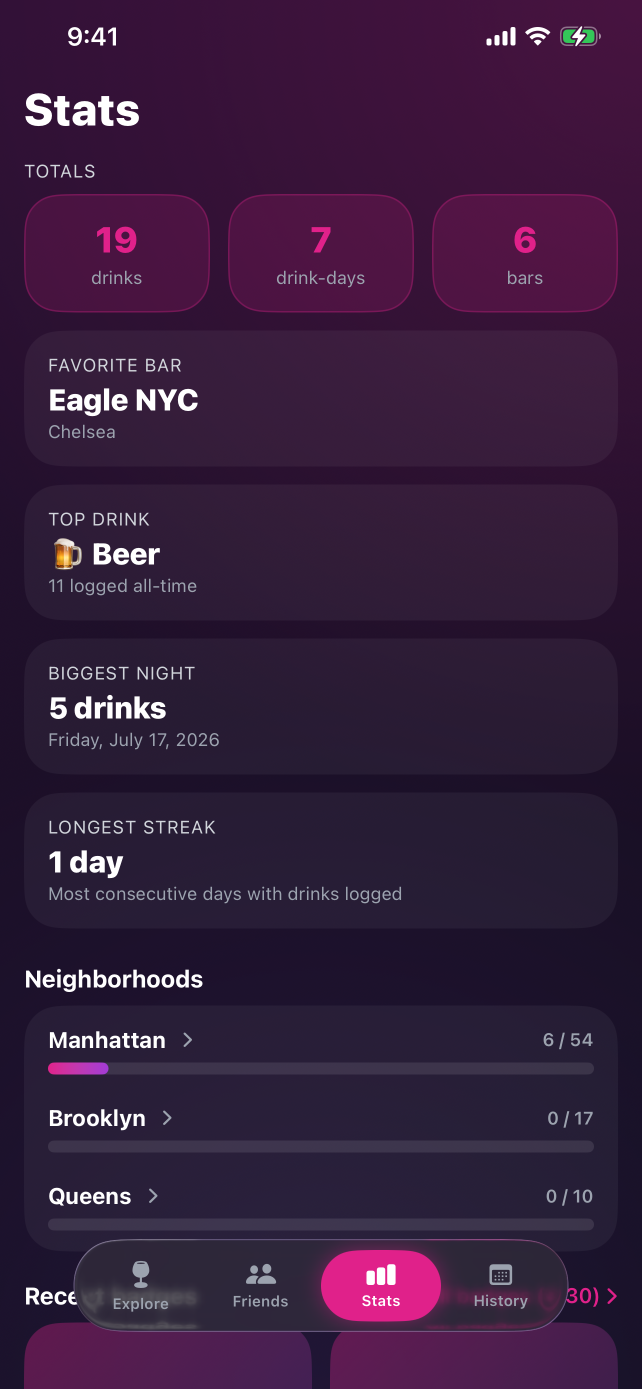
#> input picture docs/appstore/screenshots/stats.png, 1284 x 2778 px, found by its file name (shown at 1/2 size); its folder holds 7 pictures in this run; the run also reads 1 picture not shown here
$ python gen_post.py
#> lines starting #> are read from the running program, lines starting #| are printed output that depends on the picture; after the words box and inside, x2 and y2 are one past the last pixel; in counts of white or black regions, pixels touching at a corner belong together
import os, math
from PIL import Image, ImageDraw, ImageFilter, ImageFont

REPO = os.path.expanduser("~/mnt/nyc_gay_bars _xcode")
SHOTS = os.path.join(REPO, "docs/appstore/screenshots")
ICON  = os.path.join(REPO, "NYCGayBars/Assets.xcassets/AppIcon.appiconset/icon.png")
OUT   = os.path.join(REPO, "docs/marketing/instagram")
os.makedirs(OUT, exist_ok=True)

GF = "/usr/share/fonts/truetype/google-fonts/"
def f(w, s):
    return ImageFont.truetype(GF + "Poppins-" + w + ".ttf", s)

S = 1080
PINK   = (224, 33, 138)
VIOLET = (162, 59, 214)
GOLD   = (227, 179, 65)
PLUM   = (42, 16, 51)
DEEP   = (18, 15, 29)
WHITE  = (255, 255, 255)
GRAY   = (176, 168, 190)
PRIDE  = [(228,3,3),(255,140,0),(255,237,0),(0,128,38),(0,77,255),(117,7,135)]

def bg():
    top, bot = (48, 18, 58), (14, 11, 24)
    im = Image.new("RGB", (2, S))
    d = ImageDraw.Draw(im)
    for y in range(S):
        t = y / (S - 1)
        t = t ** 0.85
        d.line([(0, y), (2, y)], fill=tuple(int(top[i] + (bot[i]-top[i])*t) for i in range(3)))
    im = im.resize((S, S))
    for (cx, cy, r, col, a) in [(0.10,0.02,0.62,PINK,120),(0.98,0.30,0.55,VIOLET,95),(0.55,1.05,0.55,(90,30,160),80)]:
        im = glow(im, cx, cy, r, col, a)
    return im

def glow(im, cx, cy, r, col, a):
    n = 180
    m = Image.new("L", (n, n), 0)
    md = ImageDraw.Draw(m)
    steps = 48
    for i in range(steps, 0, -1):
        rr = n/2 * i/steps
        v = int(a * (1 - i/steps) ** 2.1)
        md.ellipse([n/2-rr, n/2-rr, n/2+rr, n/2+rr], fill=v)
    m = m.filter(ImageFilter.GaussianBlur(6)).resize((int(S*r*2), int(S*r*2)))
    layer = Image.new("RGB", im.size, col)
    full = Image.new("L", im.size, 0)
    full.paste(m, (int(S*cx - S*r), int(S*cy - S*r)))
    return Image.composite(Image.blend(im, layer, 1.0), im, full.point(lambda v: v))

def rounded(img, rad):
    m = Image.new("L", img.size, 0)
    ImageDraw.Draw(m).rounded_rectangle([0, 0, img.size[0]-1, img.size[1]-1], rad, fill=255)
    out = img.convert("RGBA")
    out.putalpha(m)
    return out

def phone(name, w):
#> called with name = 'stats.png', w = 292
    src = Image.open(os.path.join(SHOTS, name)).convert("RGB")
    h = int(src.height * w / src.width)
#> h = 631
    src = src.resize((w, h), Image.LANCZOS)
#> src: PIL image 292x631 RGB
    rad = int(w * 0.085)
    screen = rounded(src, rad)
#> in rounded, `m = Image.new("L", img.size, 0)`: m: PIL image 292x631 L; every value is 0
#> in rounded, `ImageDraw.Draw(m).rounded_rectangle([0, 0, img.size[0]-1, img.size[1]-..`:
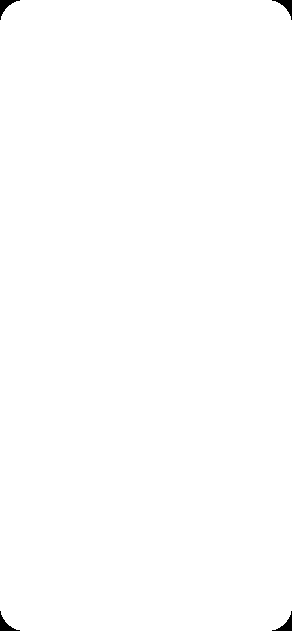
#> m: PIL image 292x631 L; 99.7% white; 4 black regions, box (x1, y1, x2, y2) and area: (0, 0, 20, 20) 131, (272, 0, 292, 20) 131, (0, 611, 20, 631) 131, (272, 611, 292, 631) 131
    bez = int(w * 0.022)
    W, H = w + bez*2, h + bez*2
#> W = 304; H = 643
    body = Image.new("RGBA", (W, H), (0, 0, 0, 0))
#> body: PIL image 304x643 RGBA; every value is 0
    bd = ImageDraw.Draw(body)
    bd.rounded_rectangle([0, 0, W-1, H-1], rad + bez, fill=(10, 8, 16, 255))
    bd.rounded_rectangle([0, 0, W-1, H-1], rad + bez, outline=(255, 255, 255, 60), width=3)
    body.alpha_composite(screen, (bez, bez))
    return body

def place(canvas, obj, x, y, angle=0, shadow=True, halo=(224, 33, 138)):
#> called with x = 92, y = 648, angle = -10, shadow = True, halo = (224, 33, 138)
    if angle:
        obj = obj.rotate(angle, resample=Image.BICUBIC, expand=True)
    if halo:
        pad = 90
        hl = Image.new("RGBA", (obj.width + pad*2, obj.height + pad*2), (0, 0, 0, 0))
#> hl: PIL image 592x867 RGBA; every value is 0
        a = obj.split()[3].point(lambda v: int(v * 0.55))
        col = Image.new("RGBA", obj.size, halo + (255,)); col.putalpha(a)
        hl.alpha_composite(col, (pad, pad))
        hl = hl.filter(ImageFilter.GaussianBlur(48))
        canvas.alpha_composite(hl, (x - pad, y - pad))
    if shadow:
        sh = Image.new("RGBA", (obj.width + 160, obj.height + 160), (0, 0, 0, 0))
#> sh: PIL image 572x847 RGBA; every value is 0
        a = obj.split()[3].point(lambda v: int(v * 0.62))
        blk = Image.new("RGBA", obj.size, (0, 0, 0, 255)); blk.putalpha(a)
        sh.alpha_composite(blk, (80, 80))
        sh = sh.filter(ImageFilter.GaussianBlur(34))
        canvas.alpha_composite(sh, (x - 80, y - 60))
    canvas.alpha_composite(obj, (x, y))

# [70 lines left out: functions track, wrap, pride_bar, chrome, headline_block, slide_content, not called in this run]

def slide_cover(total):
    c = bg().convert("RGBA")
    place(c, phone("stats.png", 292), 92, 648, angle=-10)
    place(c, phone("history.png", 320), 382, 622, angle=0)
#> call 2 of phone, with name = 'history.png', w = 320
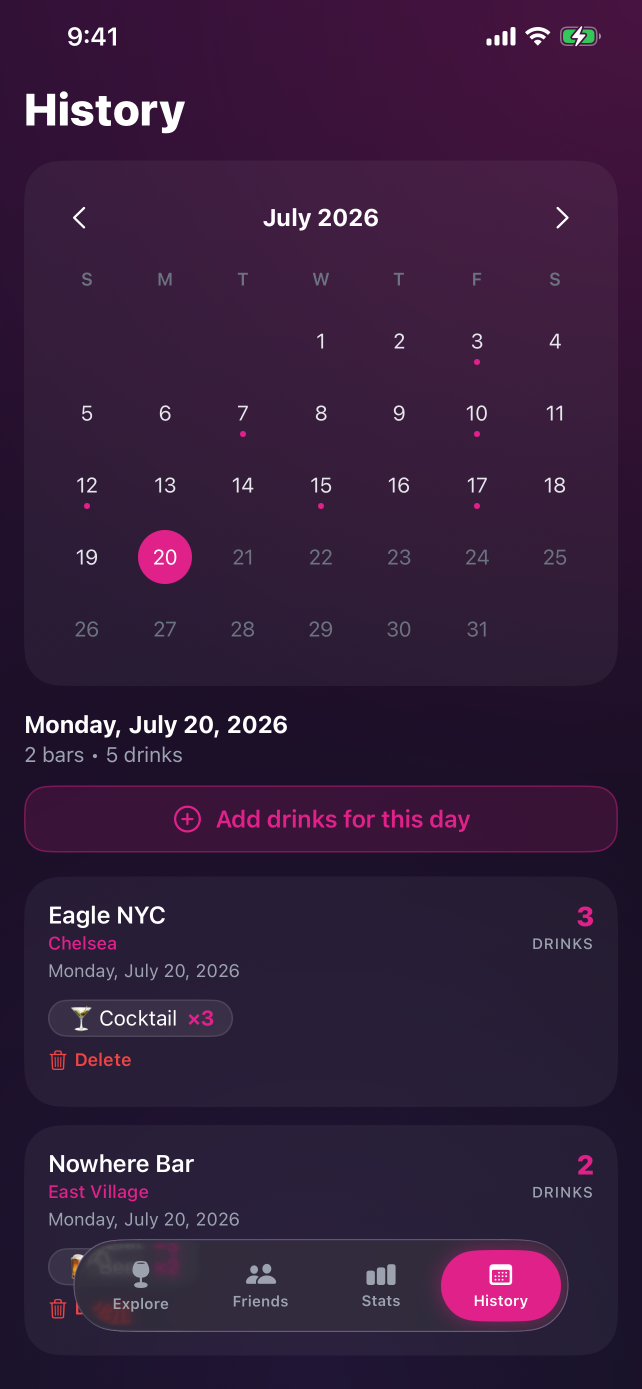
#> input picture docs/appstore/screenshots/history.png, 1284 x 2778 px, found by its file name (shown at 1/2 size)
#> in rounded (call 2), `m = Image.new("L", img.size, 0)`: m: PIL image 320x692 L; every value is 0
#> in rounded (call 2), `ImageDraw.Draw(m).rounded_rectangle([0, 0, img.size[0]-1, img.size[1]-..`: m: PIL image 320x692 L; 99.7% white; 4 black regions, box (x1, y1, x2, y2) and area: (0, 0, 22, 22) 164, (298, 0, 320, 22) 164, (0, 670, 22, 692) 164, (298, 670, 320, 692) 164
#> in phone (call 2), `body = Image.new("RGBA", (W, H), (0, 0, 0, 0))`: body: PIL image 334x706 RGBA; every value is 0
#> in phone (call 2), `body.alpha_composite(screen, (bez, bez))`:
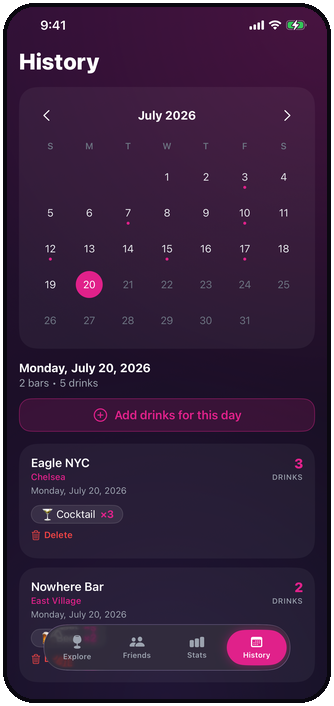
#> body: PIL image 334x706 RGBA; mean R, G, B, A 56.1, 34.5, 62.6, 248.9; transparent parts drawn white
#> call 2 of place, with x = 382, y = 622, angle = 0, shadow = True, halo = (224, 33, 138)
#> in place (call 2), `pad = 90`: pad = 90
#> in place (call 2), `hl = Image.new("RGBA", (obj.width + pad*2, obj.height + pad*2), (0, 0,..`: hl: PIL image 514x886 RGBA; every value is 0
#> in place (call 2), `a = obj.split()[3].point(lambda v: int(v * 0.55))`:
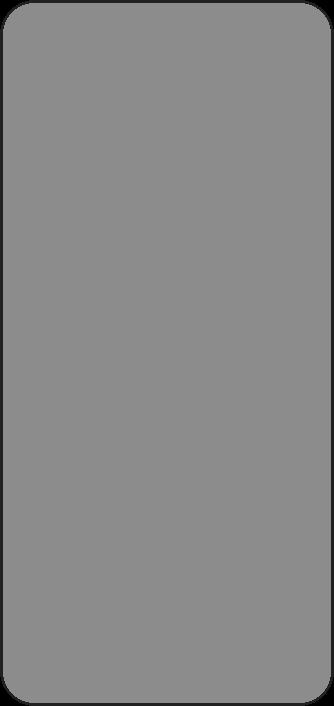
#> a: PIL image 334x706 L; min 0, max 140, mean 136.7
#> in place (call 2), `col.putalpha(a)`:
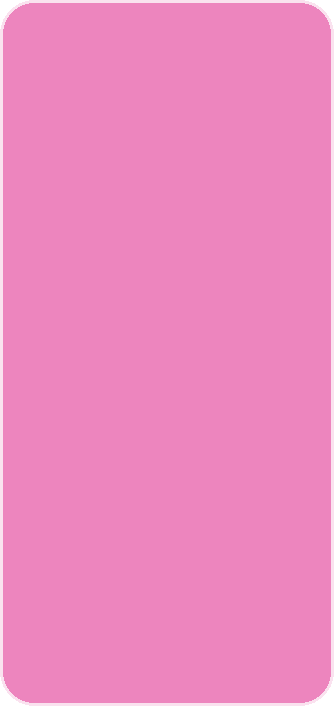
#> col: PIL image 334x706 RGBA; mean R, G, B, A 224, 33, 138, 136.7; transparent parts drawn white
#> in place (call 2), `hl = hl.filter(ImageFilter.GaussianBlur(48))`:
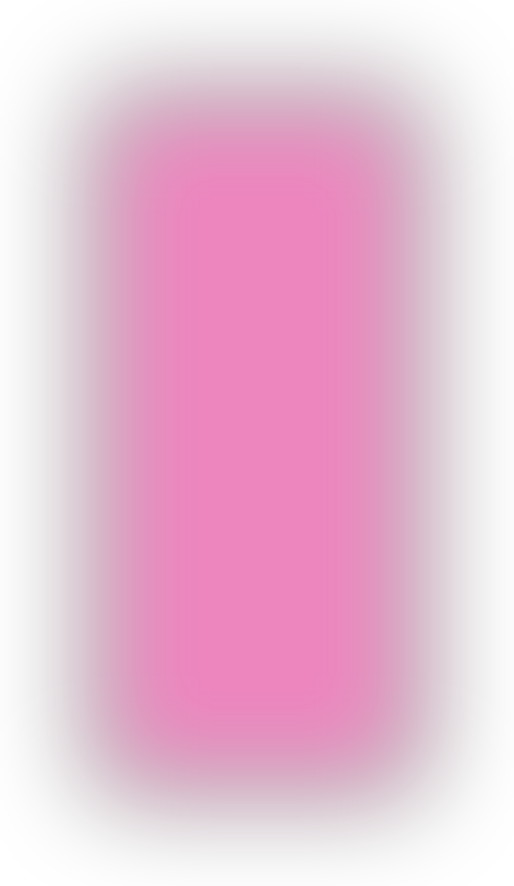
#> hl: PIL image 514x886 RGBA; mean R, G, B, A 115.1, 17, 70.9, 70.6; transparent parts drawn white
#> in place (call 2), `canvas.alpha_composite(hl, (x - pad, y - pad))`:
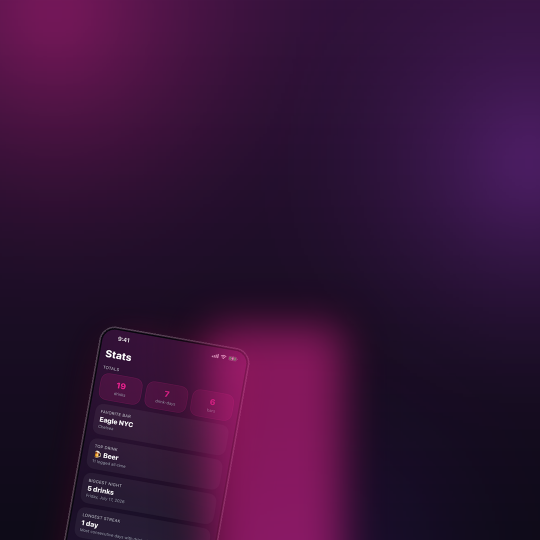
#> canvas: PIL image 1080x1080 RGBA (shown at 1/2 size); mean R, G, B, A 53.7, 18.1, 55.9, 255
    place(c, phone("explore.png", 292), 700, 648, angle=10)
    d = ImageDraw.Draw(c)
#> (the run stopped early here; a loop or call above may not have finished)
